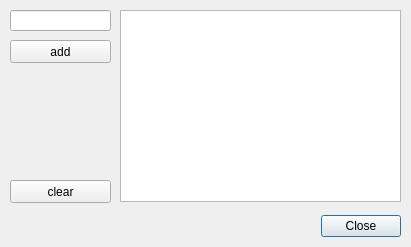
<?xml version="1.0" encoding="UTF-8"?>
<ui version="4.0">
 <class>myfirstgui</class>
 <widget class="QDialog" name="myfirstgui">
  <property name="geometry">
   <rect>
    <x>0</x>
    <y>0</y>
    <width>411</width>
    <height>247</height>
   </rect>
  </property>
  <property name="windowTitle">
   <string>My First Gui!</string>
  </property>
  <widget class="QDialogButtonBox" name="buttonBox">
   <property name="geometry">
    <rect>
     <x>20</x>
     <y>210</y>
     <width>381</width>
     <height>32</height>
    </rect>
   </property>
   <property name="orientation">
    <enum>Qt::Horizontal</enum>
   </property>
   <property name="standardButtons">
    <set>QDialogButtonBox::Close</set>
   </property>
  </widget>
  <widget class="QLineEdit" name="myTextInput">
   <property name="geometry">
    <rect>
     <x>10</x>
     <y>10</y>
     <width>101</width>
     <height>21</height>
    </rect>
   </property>
  </widget>
  <widget class="QListWidget" name="listWidget">
   <property name="geometry">
    <rect>
     <x>120</x>
     <y>10</y>
     <width>281</width>
     <height>192</height>
    </rect>
   </property>
  </widget>
  <widget class="QPushButton" name="clearBtn">
   <property name="geometry">
    <rect>
     <x>10</x>
     <y>180</y>
     <width>101</width>
     <height>23</height>
    </rect>
   </property>
   <property name="text">
    <string>clear</string>
   </property>
  </widget>
  <widget class="QPushButton" name="addBtn">
   <property name="geometry">
    <rect>
     <x>10</x>
     <y>40</y>
     <width>101</width>
     <height>23</height>
    </rect>
   </property>
   <property name="text">
    <string>add</string>
   </property>
  </widget>
 </widget>
 <resources/>
 <connections>
  <connection>
   <sender>buttonBox</sender>
   <signal>accepted()</signal>
   <receiver>myfirstgui</receiver>
   <slot>accept()</slot>
   <hints>
    <hint type="sourcelabel">
     <x>258</x>
     <y>274</y>
    </hint>
    <hint type="destinationlabel">
     <x>157</x>
     <y>274</y>
    </hint>
   </hints>
  </connection>
  <connection>
   <sender>buttonBox</sender>
   <signal>rejected()</signal>
   <receiver>myfirstgui</receiver>
   <slot>reject()</slot>
   <hints>
    <hint type="sourcelabel">
     <x>316</x>
     <y>260</y>
    </hint>
    <hint type="destinationlabel">
     <x>286</x>
     <y>274</y>
    </hint>
   </hints>
  </connection>
  <connection>
   <sender>clearBtn</sender>
   <signal>clicked()</signal>
   <receiver>listWidget</receiver>
   <slot>clear()</slot>
   <hints>
    <hint type="sourcelabel">
     <x>177</x>
     <y>253</y>
    </hint>
    <hint type="destinationlabel">
     <x>177</x>
     <y>174</y>
    </hint>
   </hints>
  </connection>
 </connections>
</ui>
